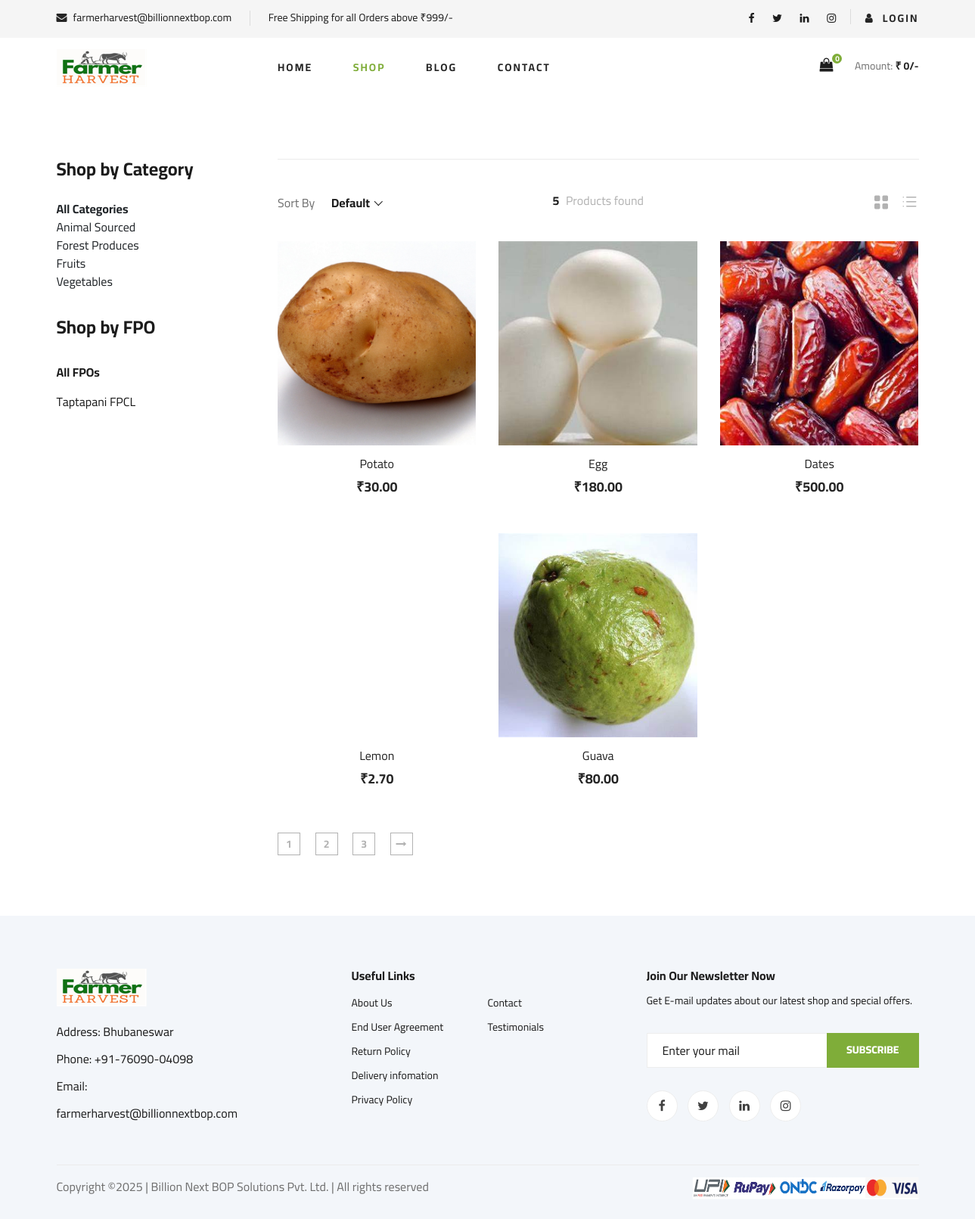
Screenshot of /accounts/shop with the database file from the repository.
### omsapp/models.py (models this page shows, shortened)
class Item(Model):
    itemID = AutoField(primary_key=True)
    itemName = CharField(max_length=200)
    itemType = CharField(max_length=20, default='')
    itemCat = CharField(max_length=200)
    itemSku = CharField(max_length=20, default='')
    itemHSNCode= CharField(max_length=15, default='')
    itemUnit = CharField(max_length=200)
    itemTaxPref=CharField(max_length=10, default='')
    itemTaxRate=CharField(max_length=10, default='')
    itemCostPrice=DecimalField(max_digits=10, decimal_places=2, default=0)
    itemPrice = DecimalField(max_digits=10, decimal_places=2)
    itemImg = ImageField(upload_to='static/')
    itemActive = BooleanField(default=True)
    itemInStock = BooleanField(default=True)
    stockValue = IntegerField(default=0)
    marketType = CharField(max_length=20, default='All')
    featureItem = BooleanField(default=True)
    itemDesc = CharField(max_length=200, default='')
    userID = ForeignKey(CustomUser, on_delete=CASCADE)

class CustomUser(AbstractUser):
    id=AutoField(primary_key=True)
    """"Basic details"""
    userType = CharField(max_length=20, choices=USERTYPE_CHOICES)
    first_name = CharField(max_length=50)#name
    last_name = CharField(max_length=50)#displayname
    org_name=CharField(max_length=50, default='', blank=True)#business name
    email = EmailField(max_length=50)#not mandatory
    phone = CharField(max_length=12, unique=True)
    phone1 = CharField(max_length=12, default='', blank=True)
    gstin = CharField(max_length=15, default='', blank=True)
    supply_place = CharField(max_length=70, choices=STATES)
    gst_tmt = CharField(max_length=20, choices=GST_TREATMENT)#gst treatment
    """Billing Address"""
    userAddress = CharField(max_length=200)
    userCity = CharField(max_length=50)
    userState = CharField(max_length=20, choices=STATES)
    pinCode = CharField(max_length=6)
    """Shipping Address"""
    userAddress1 = CharField(max_length=200)
    userCity1 = CharField(max_length=50)
    userState1 = CharField(max_length=20, choices=STATES)
    pinCode1 = CharField(max_length=6)
    userNote = CharField(max_length=300, default='', blank=True)#remarks from user
    """Account attributes"""
    password = CharField(max_length=20, default='Admin@1234')
    USERNAME_FIELD = 'phone'
    REQUIRED_FIELDS=['first_name']

### omsapp/views.py (the view)
# urls.py: path('shop', views.shop, name='shop'),
def shop(request, category=None, fpo=None, region=None):
    items = Item.objects.filter(itemActive=True).order_by('-itemInStock')
    if category is not None:
        items = Item.objects.filter(itemCat=category)
    if fpo is not None:
        items = Item.objects.filter(userID_id=fpo)
    if region is not None:
        regionQuery = f"SELECT A.* FROM omsapp_item A INNER JOIN omsapp_customuser B ON A.userID_id = B.id AND B.userCity='{region}'"
        with connection.cursor() as regionCursor:
            regionCursor.execute(regionQuery)
            items = regionCursor.fetchall()
    form = ItemForm()
    user_name = 'Guest!'#display the username
    if request.user.is_authenticated:
        user_name = request.user.last_name
        user_type = request.user.userType
        if user_type == '1':
            items = items.exclude(userID_id = request.user.pk)
    cart = Cart(request)
    total_qty = cart.__len__()#display total number quantities added in the basket
    total_price = cart.get_total_price()
    region_list = fpo = fpo_list()
    min_price = items.aggregate(Min('itemPrice'))['itemPrice__min']
    max_price = items.aggregate(Max('itemPrice'))['itemPrice__max']
    shop_page_context ={'items': items,
                        'form': form,
                        'login_user':user_name,
                        'total_qty':total_qty,
                        'fpo_list':fpo,
                        'regions':region_list,
                        'total_price':total_price,
                        'min_price':min_price,
                        'max_price':max_price,
                        'clicked':'Shop'}
    return render(request, 'shop-grid.html', shop_page_context)

### omsapp/cart.py (called while the page is built)
    def __len__(self):
        return sum(item['quantity'] for item in self.cart.values())

    def get_total_price(self):
        return sum(Decimal(item['price']) * item['quantity'] for item in self.cart.values())

### omsapp/views.py (called while the page is built)
def fpo_list():
    fpo = CustomUser.objects.filter(userType=1)
    return fpo

### omsapp/templates/shop-grid.html (shortened to what this page needs)
{% extends 'index.html' %}
{% load static %}
{% block shopgrid %}
    <section class="product spad">
        <div class="container">
            <div class="row">
                <div class="col-lg-3 col-md-5">
                    <div class="sidebar">
                        <div class="sidebar__item">
                            <h4>Shop by Category</h4>
                            <ul>
                                <li class="active" data-filter="*" style="cursor: pointer;">All Categories</li>
                                {% regroup items|dictsort:"itemCat" by itemCat as categories_list %}
                                {% for category in categories_list %}
                                <li data-filter=".{{category.grouper|cut:' '}}" style="cursor: pointer;">{{category.grouper}}</li>
                                {% endfor %}
                            </ul>
                        </div>
                        <div class="sidebar__item">
                            <h4>Shop by FPO</h4>
                            <ul>
                                <li><strong><a href="{% url 'shop' %}">All FPOs</a></strong></li>
                                {% for fpo in fpo_list %}
                                <li><a href="{% url 'shop-fpo' fpo.id %}">{{fpo.last_name}}</a></li>
                                {% endfor %}
                            </ul>
                        </div>
                    </div>
                </div>
                <div class="col-lg-9 col-md-7">
                    <div class="filter__item">
                        <div class="row">
                            <div class="col-lg-4 col-md-5">
                                <div class="filter__sort">
                                    <span>Sort By</span>
                                </div>
                            </div>
                            <div class="col-lg-4 col-md-4">
                                <div class="filter__found">
                                    <h6><span>{{items|length}}</span> Products found</h6>
                                </div>
                            </div>
                            <div class="col-lg-4 col-md-3">
                                <div class="filter__option">
                                    <span class="icon_grid-2x2"></span>
                                    <span class="icon_ul"></span>
                                </div>
                            </div>
                        </div>
                    </div>
                    <div class="row featured__filter">
                        {% for item in items %}
                        <div class="col-lg-4 col-md-6 col-sm-6 mix {{item.itemCat|cut:' '}}">
                            <div class="product__item">
                                <div class="product__item__pic set-bg" data-setbg="{{item.itemImg.url}}">
                                </div>
                                <div class="product__item__text">
                                    <h6><a href="#">{{item.itemName}}</a></h6>
                                    <h5>₹{{item.itemPrice}}</h5>
                                </div>
                            </div>
                        </div>
                        {% endfor %}
                    </div>
                    <div class="product__pagination">
                        <a href="#">1</a>
                        <a href="#">2</a>
                        <a href="#">3</a>
                        <a href="#"><i class="fa fa-long-arrow-right"></i></a>
                    </div>
                </div>
            </div>
        </div>
    </section>
{% endblock %}

### omsapp/templates/static/css/style.css (style rules this page uses)
html, body { height: 100%; font-family: "Cairo", sans-serif; -webkit-font-smoothing: antialiased; font-smoothing: antialiased; }
h1, h2, h3, h4, h5, h6 { margin: 0; color: #111111; font-weight: 400; font-family: "Cairo", sans-serif; }
h4 { font-size: 24px; }
h5 { font-size: 18px; }
h6 { font-size: 16px; }
ul, ol { padding: 0; margin: 0; }
.set-bg { background-repeat: no-repeat; background-size: cover; background-position: top center; }
.spad { padding-top: 100px; padding-bottom: 100px; }
.sidebar__item { margin-bottom: 35px; }
.sidebar__item h4 { color: #1c1c1c; font-weight: 700; margin-bottom: 25px; }
.sidebar__item ul li { list-style: none; }
.sidebar__item ul li a { font-size: 16px; color: #1c1c1c; line-height: 39px; display: block; }
.product { padding-top: 80px; padding-bottom: 80px; }
.filter__item { padding-top: 45px; border-top: 1px solid #ebebeb; padding-bottom: 20px; }
.filter__sort { margin-bottom: 15px; }
.filter__sort span { font-size: 16px; color: #6f6f6f; display: inline-block; }
.filter__found { text-align: center; margin-bottom: 15px; }
.filter__found h6 { font-size: 16px; color: #b2b2b2; }
.filter__found h6 span { color: #1c1c1c; font-weight: 700; margin-right: 5px; }
.filter__option { text-align: right; margin-bottom: 15px; }
.filter__option span { font-size: 24px; color: #b2b2b2; margin-right: 10px; cursor: pointer; -webkit-transition: all, 0.3s; -moz-transition: all, 0.3s; -ms-transition: all, 0.3s; -o-transition: all, 0.3s; transition: all, 0.3s; }
.filter__option span:last-child { margin: 0; }
.product__item { margin-bottom: 50px; }
.product__item__pic { height: 270px; position: relative; overflow: hidden; }
.product__item__text { text-align: center; padding-top: 15px; }
.product__item__text h6 { margin-bottom: 10px; }
.product__item__text h6 a { color: #252525; }
.product__item__text h5 { color: #252525; font-weight: 700; }
.product__pagination, .blog__pagination { padding-top: 10px; }
.product__pagination a, .blog__pagination a { display: inline-block; width: 30px; height: 30px; border: 1px solid #b2b2b2; font-size: 14px; color: #b2b2b2; font-weight: 700; line-height: 28px; text-align: center; margin-right: 16px; -webkit-transition: all, 0.3s; -moz-transition: all, 0.3s; -ms-transition: all, 0.3s; -o-transition: all, 0.3s; transition: all, 0.3s; }
.product__pagination a:last-child, .blog__pagination a:last-child { margin-right: 0; }
@media only screen and (min-width: 1200px) { .container { max-width: 1170px; } }

### omsapp/templates/shop-grid.html (style rules this page uses)
li.active { font-weight: bold; }

### rows the page displays
Item: grouper "Animal Sourced", shows a picture, itemName "Egg", itemPrice "180.00"
Item: grouper "Forest Produces", shows a picture, itemName "Dates", itemPrice "500.00"
Item: grouper "Fruits", itemName "Lemon", itemPrice "2.70"
Item: grouper "Vegetables", shows a picture, itemName "Potato", itemPrice "30.00"
CustomUser: last_name "Taptapani FPCL"
Item: shows a picture, itemName "Guava", itemPrice "80.00"

### other values shown
{{ total_qty }} "0"
{{ total_price }} "0"
{{ items|length }} "5"
